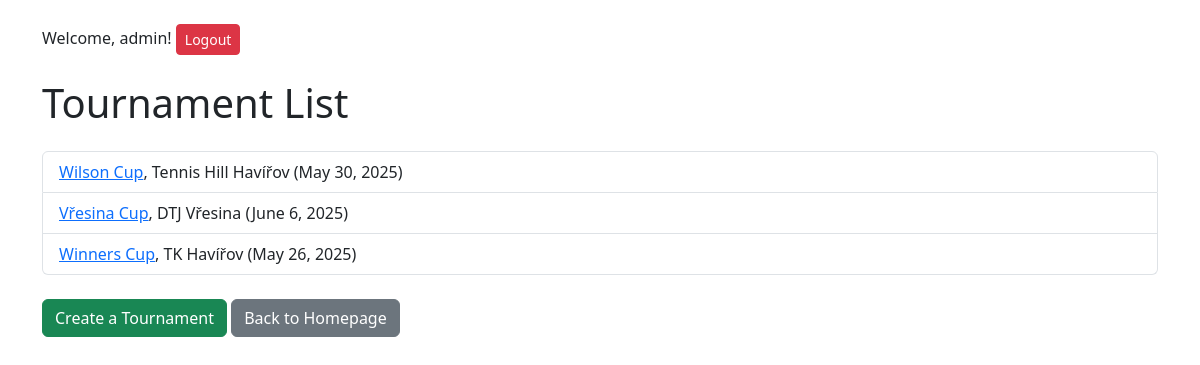
/locations/tournaments/ (signed in), run on an earlier commit of the app's database.
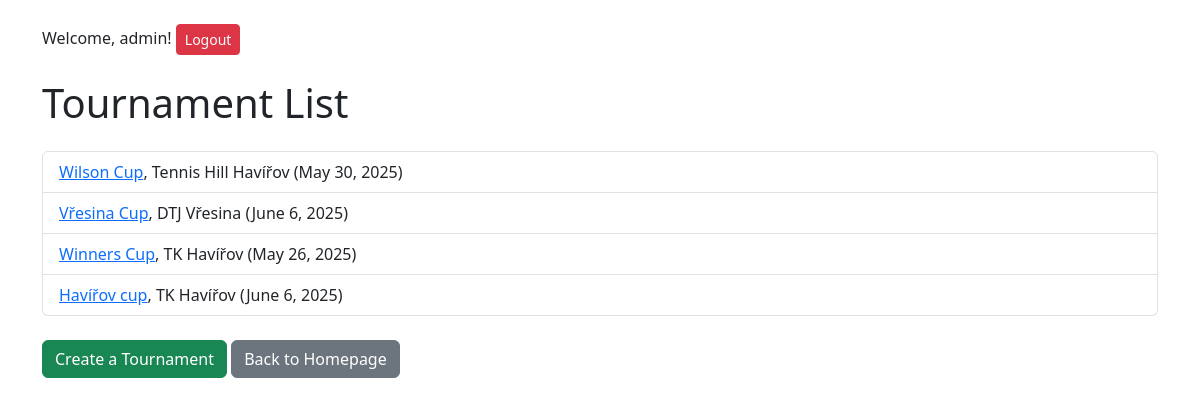
And on a later commit of the database.
### rezervace/models.py (models this page shows, shortened)
class Tournament(models.Model):
    location = models.ForeignKey(
        Location,
        on_delete=models.CASCADE,
        related_name="tournaments",
        verbose_name="Location"
    )
    name = models.CharField(max_length=100, verbose_name="Tournament Name")
    date = models.DateField(verbose_name="Date")
    capacity = models.PositiveIntegerField(verbose_name="Capacity")

class Location(models.Model):
    name = models.CharField(max_length=100, verbose_name="Name")
    address = models.CharField(max_length=255, verbose_name="Address")
    city = models.CharField(max_length=100, verbose_name="City")
    clay_courts = models.IntegerField(default=0, verbose_name="Clay Courts")
    grass_courts = models.IntegerField(default=0, verbose_name="Grass Courts")
    hard_courts = models.IntegerField(default=0, verbose_name="Hard Courts")

### rezervace/views.py (the view)
# urls.py: path('tournaments/', views.tournament_list, name='tournament_list'),
@login_required
def tournament_list(request):
    tournaments = Tournament.objects.all()
    return render(request, 'rezervace/tournament_list.html', {'tournaments': tournaments})

### rezervace/templates/rezervace/tournament_list.html (shortened to what this page needs)
{% extends 'rezervace/base.html' %}
{% block content %}
<h1 class="mb-4">Tournament List</h1>
<ul class="list-group">
    {% for tournament in tournaments %}
    <li class="list-group-item">
        <a href="{% url 'tournament_detail' tournament.pk %}">{{ tournament.name }}</a>,
        {{ tournament.location.name }} ({{ tournament.date }})
    </li>
    {% endfor %}
</ul>
<div class="mt-4">
    <a href="{% url 'create_tournament' %}" class="btn btn-success">Create a Tournament</a>
    <a href="{% url 'homepage' %}" class="btn btn-secondary">Back to Homepage</a>
</div>
{% endblock %}

What changed in the data, as far as the page shows it:
added Tournament: name "Havířov cup", location.name "TK Havířov", date "June 6, 2025"
